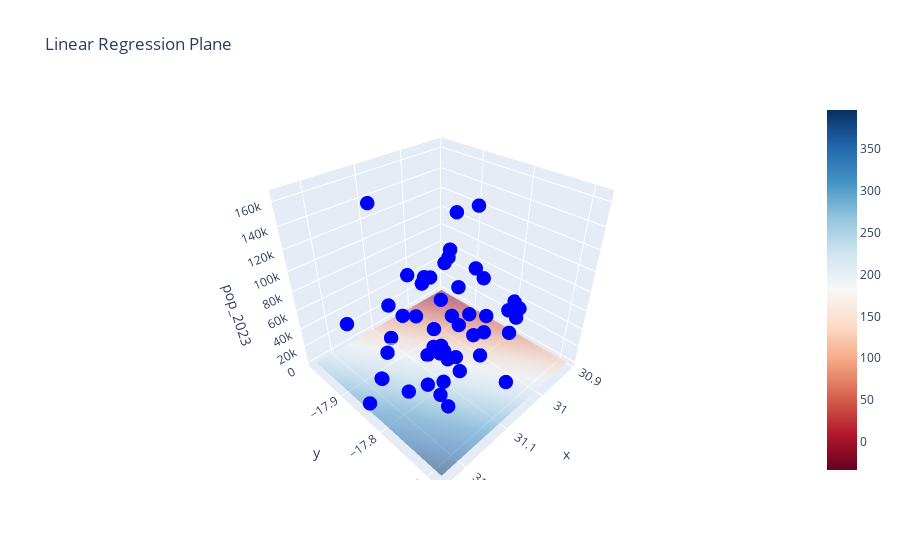

The notebook cell this image was saved under:
### Code cell
import numpy as np
import pandas as pd
import plotly.graph_objs as go
from sklearn.linear_model import LinearRegression
from sklearn.model_selection import train_test_split


X = population_data[['x', 'y', 'pop_2023', 'pop_2008']]
y = population_data['pop_2018']

X_train1, X_test1, y_train1, y_test1 = train_test_split(X, y, test_size=0.2, random_state=42)

model = LinearRegression()
model.fit(X_train, y_train)

X_surf, Y_surf = np.meshgrid(np.linspace(X_train1['x'].min(), X_train1['x'].max(), 100),
                             np.linspace(X_train1['y'].min(), X_train1['y'].max(), 100))

Z_surf = model.predict(np.c_[X_surf.ravel(), Y_surf.ravel(), 
                              np.zeros_like(X_surf.ravel()), np.zeros_like(Y_surf.ravel())]
                       ).reshape(X_surf.shape)

scatter_plot = go.Scatter3d(
    x=X_train1['x'],
    y=X_train1['y'],
    z=y_train1,
    mode='markers',
    marker=dict(color='blue', size=5),
    name='Data points'
)

surface_plot = go.Surface(
    x=X_surf,
    y=Y_surf,
    z=Z_surf,
    colorscale='RdBu',
    opacity=0.5,
    name='Regression Plane'
)

fig = go.Figure(data=[scatter_plot, surface_plot])

fig.update_layout(scene=dict(xaxis_title='x', yaxis_title='y', zaxis_title='pop_2023'),
                  title='Linear Regression Plane')

fig.show()

### Figure 1 — Plotly figure (JSON) as saved in the notebook; plotly's stock layout.template omitted (floating-point values rounded to 4 significant figures; data arrays with more than 128 entries replaced by an {"elided": "..."} marker saying what was removed)
{"data": [{"marker": {"color": "blue", "size": 5}, "mode": "markers", "name": "Data points", "type": "scatter3d", "x": [30.99, 30.98, 30.99, 30.92, 31.0, 31.07, 31.23, 31.03, 30.97, 30.95, 31.12, 31.09, 31.14, 30.98, 31.06, 31.05, 31.17, 31.05, 31.09, 30.99, 30.91, 30.99, 30.91, 31.24, 31.03, 31.21, 31.1, 31.08, 31.09, 31.03, 31.18, 31.05, 31.17, 31.1, 31.16, 31.05, 31.15, 31.05, 30.95, 30.95, 30.96, 31.01, 31.1, 31.18, 31.19, 30.97, 31.07, 30.92, 31.02, 31.08, 30.91], "y": [-17.75, -17.85, -17.87, -17.89, -17.79, -17.84, -17.88, -17.86, -17.77, -17.91, -17.79, -17.88, -17.78, -17.82, -17.84, -17.77, -17.73, -17.86, -17.86, -17.94, -17.79, -17.97, -17.8, -17.83, -17.91, -17.84, -17.94, -17.84, -17.8, -17.8, -17.81, -17.96, -17.73, -17.94, -17.9, -17.82, -17.79, -17.87, -17.79, -17.95, -17.84, -17.99, -17.68, -17.87, -17.85, -17.91, -17.85, -17.89, -17.86, -17.79, -17.94], "z": [56858, 23528, 7969, 123356, 47413, 8419, 74082, 92219, 23805, 115681, 9877, 45392, 5030, 13118, 4526, 26874, 26967, 4231, 4278, 49517, 31334, 32318, 36177, 10665, 65074, 24568, 4212, 10910, 21149, 29885, 11786, 8731, 163863, 43691, 161840, 4193, 16107, 22428, 39562, 5914, 67340, 43359, 46137, 4123, 44946, 74343, 12069, 56432, 31050, 7799, 18360]}, {"colorscale": [[0, "rgb(103,0,31)"], [0.1, "rgb(178,24,43)"], [0.2, "rgb(214,96,77)"], [0.3, "rgb(244,165,130)"], [0.4, "rgb(253,219,199)"], [0.5, "rgb(247,247,247)"], [0.6, "rgb(209,229,240)"], [0.7, "rgb(146,197,222)"], [0.8, "rgb(67,147,195)"], [0.9, "rgb(33,102,172)"], [1, "rgb(5,48,97)"]], "name": "Regression Plane", "opacity": 0.5, "type": "surface", "x": {"elided": "100x100 float values"}, "y": {"elided": "100x100 float values"}, "z": {"elided": "100x100 float values"}}], "layout": {"scene": {"xaxis": {"title": {"text": "x"}}, "yaxis": {"title": {"text": "y"}}, "zaxis": {"title": {"text": "pop_2023"}}}, "title": {"text": "Linear Regression Plane"}}}
